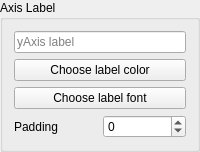
                                                            <widget class="QGroupBox" name="groupBox_7">
                                                                <property name="title">
                                                                    <string>Axis Label</string>
                                                                </property>
                                                                <layout class="QGridLayout" name="gridLayout_18">
                                                                    <item row="1" column="0">
                                                                        <widget class="QPushButton" name="pushButton_yAxis_setLabelColor">
                                                                            <property name="text">
                                                                                <string>Choose label color</string>
                                                                            </property>
                                                                        </widget>
                                                                    </item>
                                                                    <item row="0" column="0">
                                                                        <widget class="QLineEdit" name="lineEdit_yAxis_setLabelText">
                                                                            <property name="toolTip">
                                                                                <string>&lt;html&gt;&lt;head/&gt;&lt;body&gt;&lt;p align=&quot;center&quot;&gt;yAxis
                                                                                    label&lt;/p&gt;&lt;/body&gt;&lt;/html&gt;
                                                                                </string>
                                                                            </property>
                                                                            <property name="placeholderText">
                                                                                <string>yAxis label</string>
                                                                            </property>
                                                                            <property name="clearButtonEnabled">
                                                                                <bool>true</bool>
                                                                            </property>
                                                                        </widget>
                                                                    </item>
                                                                    <item row="2" column="0">
                                                                        <widget class="QPushButton" name="pushButton_yAxis_setLabelFont">
                                                                            <property name="text">
                                                                                <string>Choose label font</string>
                                                                            </property>
                                                                        </widget>
                                                                    </item>
                                                                    <item row="4" column="0">
                                                                        <layout class="QHBoxLayout" name="horizontalLayout_4">
                                                                            <item>
                                                                                <widget class="QLabel" name="label_4">
                                                                                    <property name="text">
                                                                                        <string>Padding</string>
                                                                                    </property>
                                                                                </widget>
                                                                            </item>
                                                                            <item>
                                                                                <widget class="QSpinBox" name="spinBox_yAxis_setLabelPadding">
                                                                                    <property name="toolTip">
                                                                                        <string>Label padding</string>
                                                                                    </property>
                                                                                    <property name="minimum">
                                                                                        <number>-100</number>
                                                                                    </property>
                                                                                    <property name="maximum">
                                                                                        <number>100</number>
                                                                                    </property>
                                                                                </widget>
                                                                            </item>
                                                                        </layout>
                                                                    </item>
                                                                </layout>
                                                            </widget>
